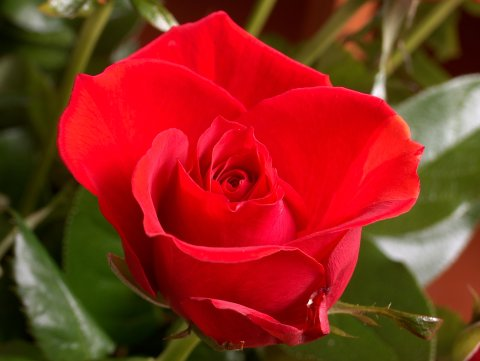
#> input picture nearest_neighbor_interpolation/sample.jpg, 480 x 361 px, found by its file name
$ python nearest_neighbor_interpolation.py
#> lines starting #> are read from the running program, lines starting #| are printed output that depends on the picture
import numpy as np
import matplotlib.pyplot as plt
from matplotlib import image as im
import time

class nn_interpolation:
    def __init__(self, path):
        self.image = im.imread(path)
#> self.image is the input picture: shape (361, 480, 3); mean R, G, B 139.9, 43.9, 28.2
        self.copy = self.image
        print(self.image.shape)
#| (361, 480, 3)

    def interpolate(self, height, width):
#> called with height = 700, width = 1400
        interpolated_image = np.zeros((height, width,3), dtype= "uint8")
        row_ratio = self.image.shape[0]/height
#> row_ratio = 0.516
        column_ratio = self.image.shape[1]/width
#> column_ratio = 0.343

        for i in range(height):
            for j in range(width):
                co_ord = [round(i*row_ratio), round(j*column_ratio)]
                if co_ord[0] == self.image.shape[0]:
                    co_ord[0] -= 1
                if co_ord[1] == self.image.shape[1]:
                    co_ord[1] -= 1
                interpolated_image[i][j][:] = self.image[co_ord[0]][co_ord[1]][:]
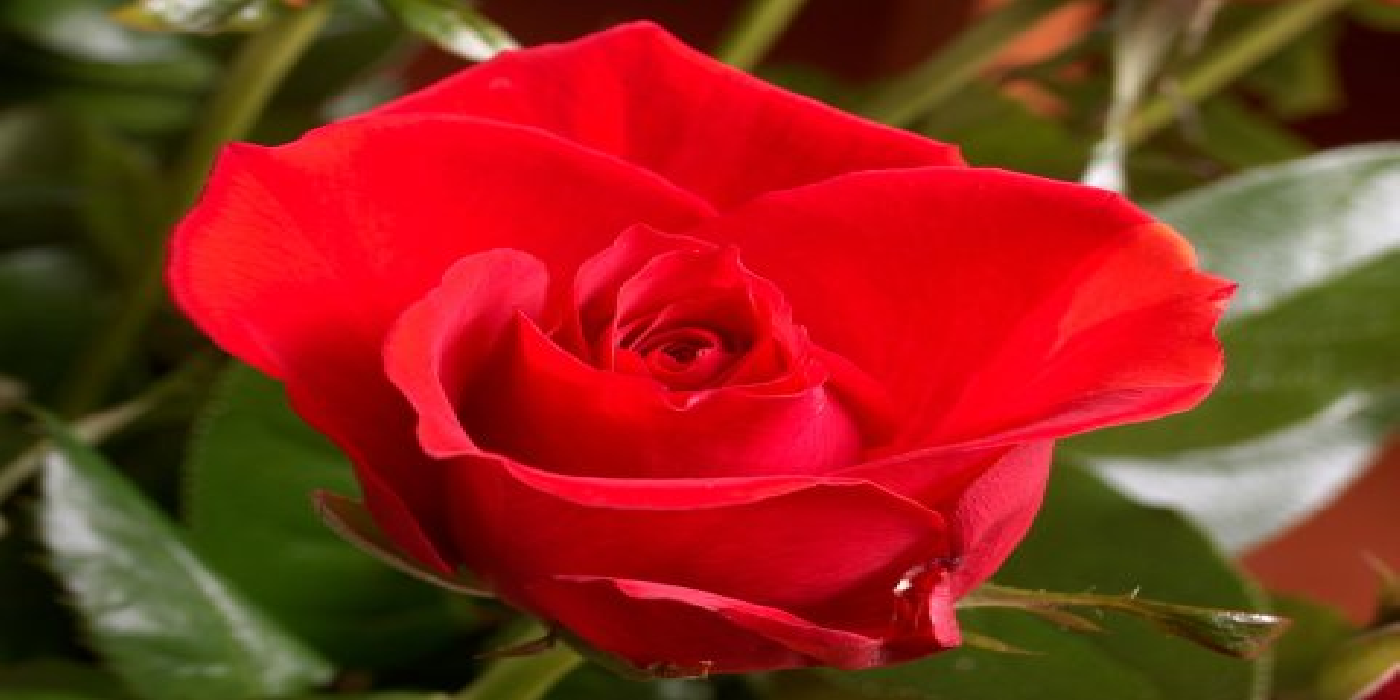
#> interpolated_image: shape (700, 1400, 3); mean R, G, B 140, 43.9, 28.3

        self.image = interpolated_image

        loc_time = time.localtime(time.time())
        m = str(loc_time.tm_year) + str(loc_time.tm_mon) + str(loc_time.tm_mday) + str(loc_time.tm_hour) + str(loc_time.tm_min) + str(loc_time.tm_sec)
        img_save_name = 'nearest_neighbor_interpolation_' + m + ".jpg"
        plt.imsave(img_save_name, self.image)
        return interpolated_image

    def show_image(self, orig = 0):
        if orig == 1:
            plt.imshow(self.copy)
            plt.waitforbuttonpress()
        if orig == 0:
            plt.imshow(self.image)
            plt.waitforbuttonpress()

if __name__ == "__main__":
    img = nn_interpolation("/home/thedarkcoder/Desktop/Computer science/Programs/Python programs/files_for_progs/sample.jpg")
    img.interpolate(700, 1400)
    img.show_image(1)
    img.show_image()
#> call 2 of show_image, with orig = 0
#> in show_image (call 2), `plt.waitforbuttonpress()`:
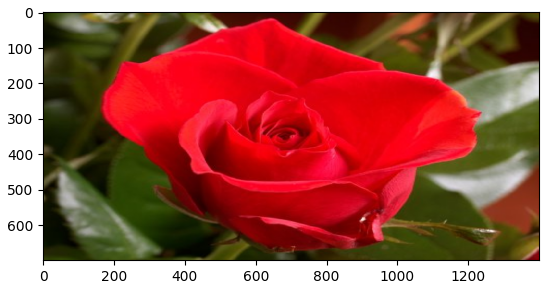
#> figure drawn by matplotlib, 1 panel

$ run again, with nearest_neighbor_interpolation/images7.jpg copied over nearest_neighbor_interpolation/sample.jpg
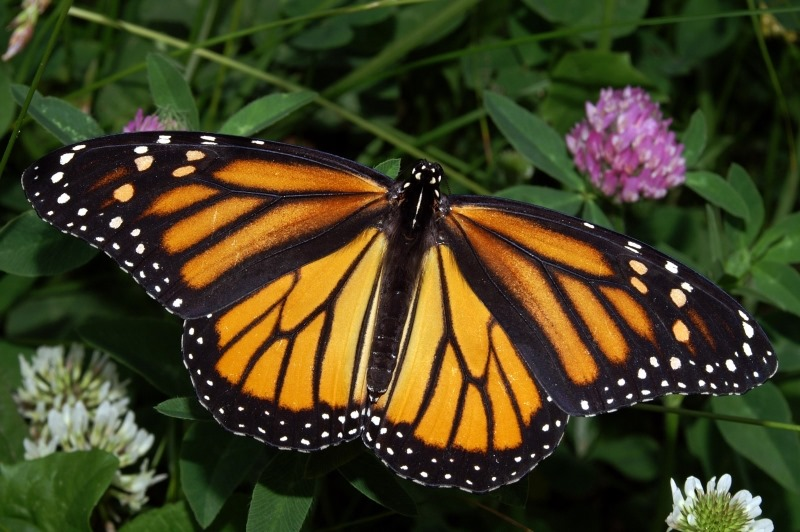
#> input picture nearest_neighbor_interpolation/images7.jpg, 800 x 532 px, found by its file name
#> in __init__, self.image is the input picture: shape (532, 800, 3); mean R, G, B 66.8, 63.4, 33
#| (532, 800, 3)
#> after the loop in interpolate, `for i in range(height):`:
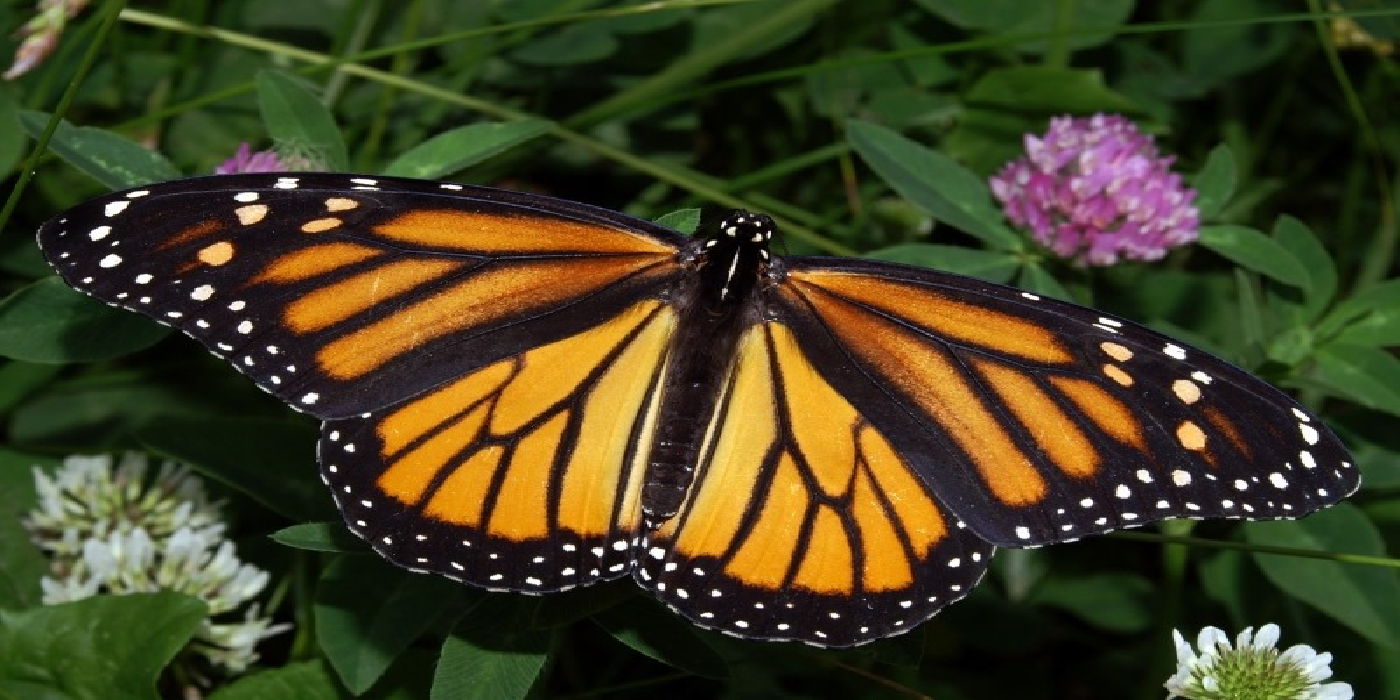
#> interpolated_image: shape (700, 1400, 3); mean R, G, B 66.8, 63.4, 33
#> in show_image (call 2), `plt.waitforbuttonpress()`:
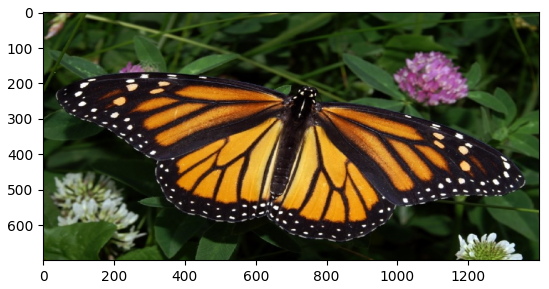
#> figure drawn by matplotlib, 1 panel
